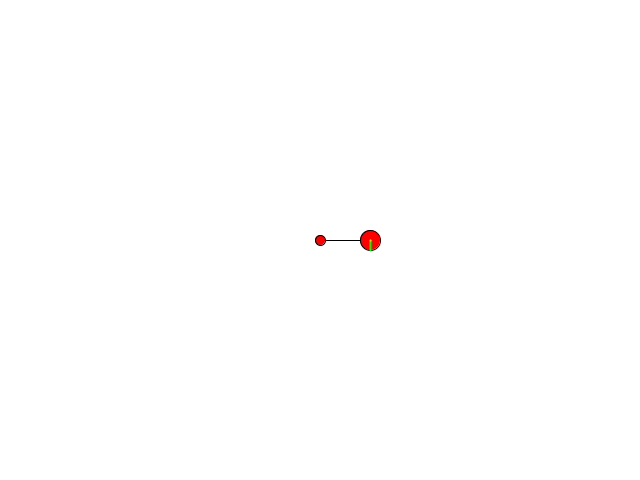
Frame 1 (no input)
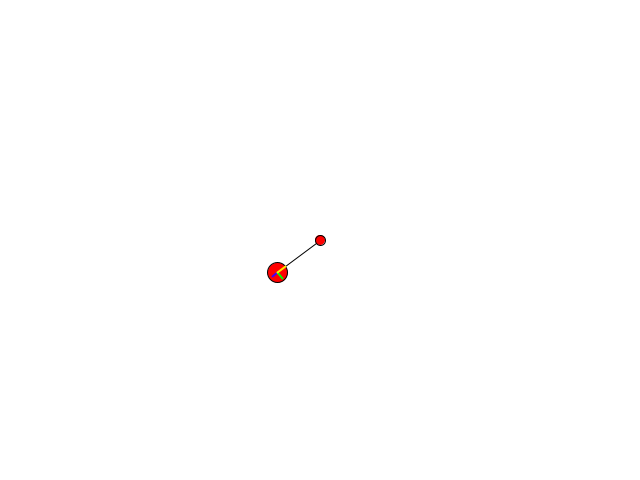
Frame 60 (the mouse pressed at the canvas centre just before this capture)
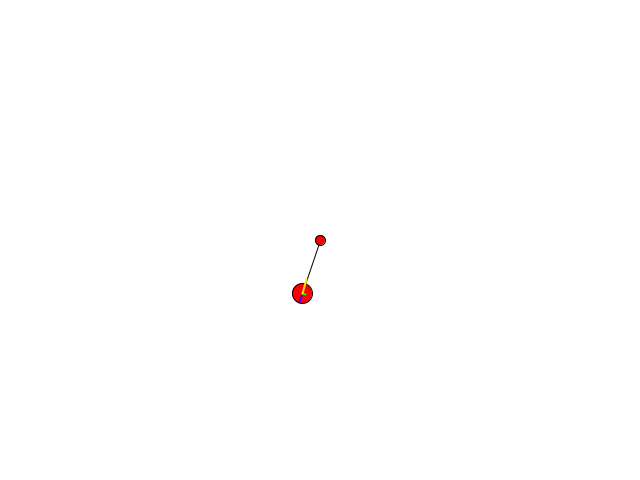
Frame 120 (the mouse held since frame 60 and released just before this capture)

The Processing sketch that drew these frames (run headless with seeded random() and noise(); from frame 60 on, the mouse is pressed at the canvas centre):

// Processing sketch: processing_144164
// ── processing_144164.pde

Pendulum pend;
float m = 1;
float k = .1;
float g = .1;

void setup() {  //setup function called initially, only once
  size(640, 480);
  background(255);  //set background white
  colorMode(HSB, 360, 100, 100);   //set colors to Hue, Saturation, Brightness mode
  pend= new Pendulum(new PVector(width/2, height/2), new PVector(50,0));
}

void draw() {  //draw function loops 
    background(360);
    pend.render();
    pend.update();
}


class Pendulum{
    PVector center, position, velocity, acceleration;
    boolean selected=false;
    float radius = 10;
    
    public Pendulum(PVector center_){
        center = center_;
        position = new PVector(center.x, center.y);
        velocity = new PVector();
        acceleration = new PVector();
    }
    
    
    public Pendulum(PVector center_, PVector pos){
        center = center_;
        position = new PVector(center.x + pos.x, center.y + pos.y);
        velocity = new PVector();
    }

    void render(){
        fill(0, 100, 100);
        stroke(0);
        line(center.x, center.y, position.x, position.y);
        ellipse(center.x, center.y, 10, 10);
        ellipse(position.x, position.y, 2*radius, 2*radius);
        
    }
    
    void update(){
        if(!selected){
            PVector gravity = new PVector(0,m*g);
            PVector rope = new PVector(position.x - center.x, position.y-center.y);
            float radius = mag(rope);
            rope.normalize();
            PVector rotatedRope = rotate(rope);
            float dotProd = rotatedRope.dot(gravity);
            PVector gravityPerp = PVector.mult(rotatedRope,dotProd);
            dotProd = rope.dot(gravity);
            PVector gravityPara = PVector.mult(rope,dotProd);
            
            dotProd = rotatedRope.dot(velocity);
            PVector vt = PVector.mult(rotatedRope, dotProd);
            float ac = m*vt.dot(vt)/radius;
            
            /*text(ac,50,50);
            text(mag(gravityPara),50,100);*/
            //ac += mag(gravityPara);
            //text(ac,50,150);
            rope.mult(-ac);
            textSize(32);
            
            //System.out.println(ac);
            
            strokeWeight(2);
            
            //g||
            stroke(255,100,100);
            line(position.x, position.y, position.x+gravityPara .x*100, position.y+gravityPara .y*100);
            
            //gp
            stroke(120,100,100);
            line(position.x, position.y, position.x+gravityPerp.x*100, position.y+gravityPerp.y*100);
            
            //T
            stroke(55,100,100);
            line(position.x, position.y, position.x+rope.x*100, position.y+rope.y*100);
            
            strokeWeight(1);
            
            PVector acceleration = PVector.add(rope, gravityPerp);
            acceleration.div(m);
            //line(position.x, position.y, position.x+acceleration.x*100000, position.y+acceleration.y*100000);
           
            
            velocity.add(acceleration);
           
            stroke(200);
            //line(position.x, position.y, position.x+velocity.x*100000, position.y+velocity.y*100000);
            //ine(position.x, position.y, position.x+rope.x*100000, position.y+rope.y*100000);
            
            stroke(0);
        } else {
            velocity = PVector.sub(new PVector(mouseX, mouseY), position);
            velocity.mult(.5);
        }
         position.add(velocity);
    }
    
 }  
 
 PVector rotate(PVector v){
     return new PVector(-v.y, v.x);
 }
 
 PVector multiply(PVector v, float s){
     return new PVector(v.x*s,v.y*s);
 }
 
 PVector subtract(PVector a, PVector b){
     return new PVector(a.x-b.x, a.y-b.y);
 }
 float mag(PVector a){
     return sqrt(a.dot(a));
 }
 
 PVector adds(PVector a, PVector b, PVector c){
     return new PVector(a.x+b.x+c.x, a.y+b.y+c.y);
 }

 
